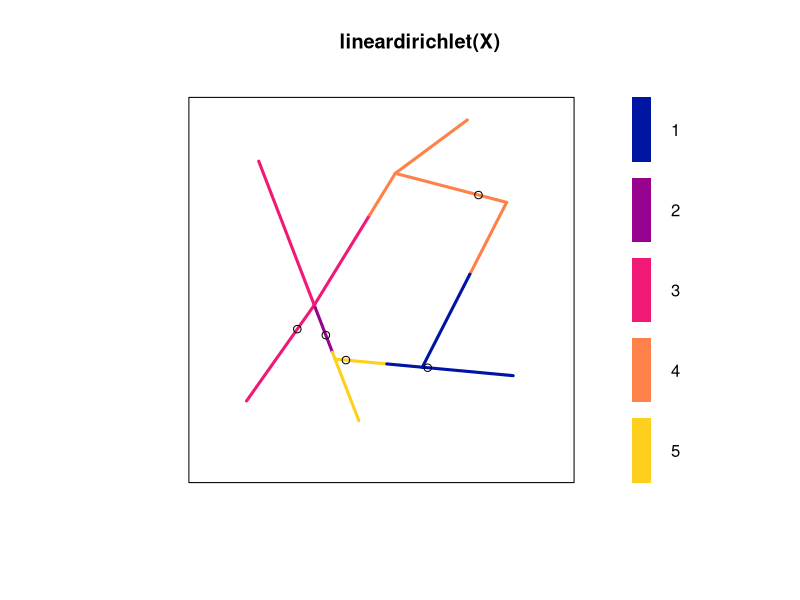

Recreate this plot in R.
library(spatstat)


### Name: lineardirichlet
### Title: Dirichlet Tessellation on a Linear Network
### Aliases: lineardirichlet
### Keywords: spatial manip

### ** Examples

  X <- runiflpp(5, simplenet)
  plot(lineardirichlet(X), lwd=3)
  points(X)
